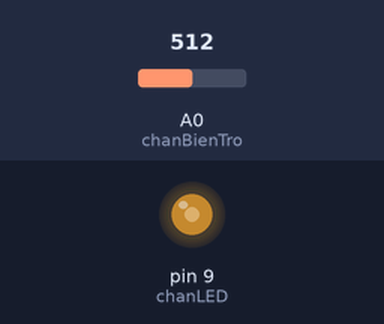
A sketch run on a simulated Arduino Uno, built with avr-gcc and run on an emulated ATmega328P. Parts: output pins drawn as LEDs (lit = HIGH). Inputs (shaded band) come from the test bench; at power-on: A0 (chanBienTro) = 512.

Above: at 1.2 s.
1.3 s: A0 (chanBienTro) set to 716
At 2.1 s:
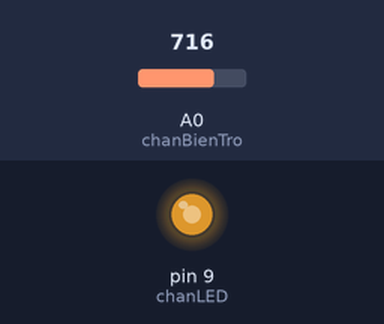
2.8 s: A0 (chanBienTro) set to 900
At 3.3 s:
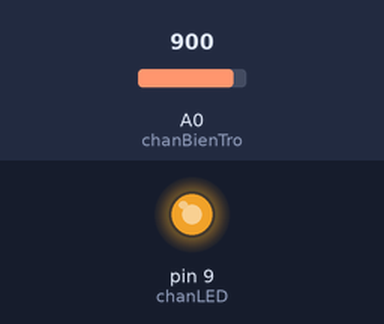
4.3 s: A0 (chanBienTro) set to 122
At 5.5 s:
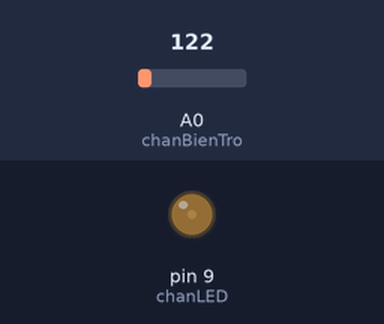
5.8 s: A0 (chanBienTro) set to 0
At 6.8 s:
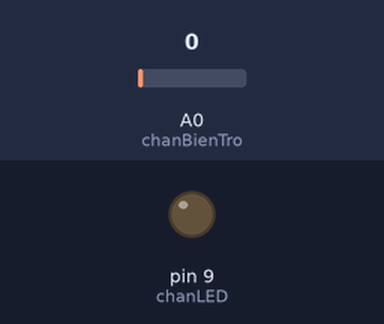
7.3 s: A0 (chanBienTro) set to 511
At 7.9 s:
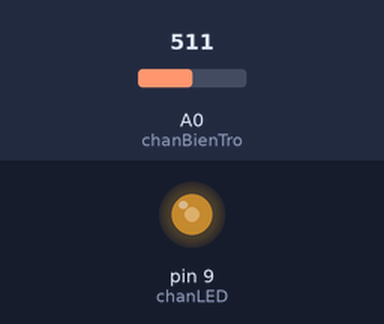
Timing chart, 0 to 9.8 s (numbered marks = the images above; inputs shaded):
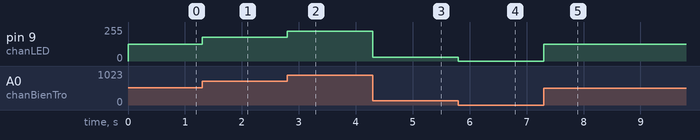

The sketch:

bien_tro_led.ino
```cpp
const int chanBienTro = A0;
const int chanLED = 9;

void setup() {
  pinMode(chanLED, OUTPUT);
}

void loop() {
  int giaTri = analogRead(chanBienTro);
  int doSang = map(giaTri, 0, 1023, 0, 255);
  analogWrite(chanLED, doSang);
}
```

Measured:
- after the input at 1.3 s, pin 9 (chanLED): 127/255 → 178/255 at once
- after the input at 2.8 s, pin 9 (chanLED): 178/255 → 224/255 at once
- after the input at 4.3 s, pin 9 (chanLED): 224/255 → 30/255 at once
- after the input at 5.8 s, pin 9 (chanLED): 30/255 → 0/255 at once
- after the input at 7.3 s, pin 9 (chanLED): 0/255 → 127/255 at once
